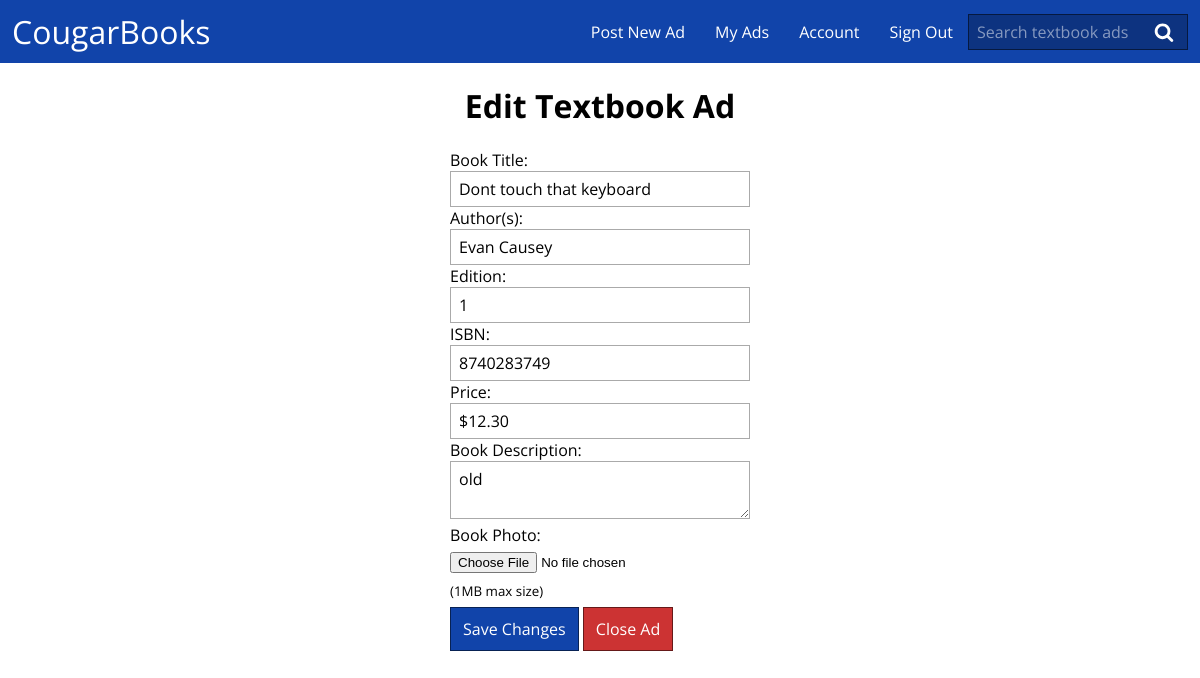
/post.php?ad=6 (signed in), run on the app's committed database.
### tables this page shows
CREATE TABLE `ad`(
	`ad_id` INTEGER AUTO_INCREMENT,
	`user_id` INT NOT NULL,
	`book_title` VARCHAR(100) NOT NULL,
	`book_author` VARCHAR(100) NOT NULL,
	`book_edition` VARCHAR(100),
	`book_isbn` VARCHAR(17) NOT NULL,
	`listed_price` decimal(8,2) DEFAULT 0,
	`path_to_picture` VARCHAR(255),
	`ad_description` VARCHAR(200),
	`creation_time` TIMESTAMP DEFAULT CURRENT_TIMESTAMP,
	`is_closed` BOOLEAN NOT NULL DEFAULT 0,
	PRIMARY KEY ad_PK (`ad_id`),
	FOREIGN KEY user_FK (`user_id`) REFERENCES `user`(`user_id`) ON DELETE CASCADE
);

### assets/php/database.php (called while the page is built, shortened)
<?php
class Database {
	private $dbh;
	function __construct($dbname, $user, $password) {
		$options = array(PDO::ATTR_ERRMODE => PDO::ERRMODE_EXCEPTION);
		try {
			$this->dbh = new PDO( "mysql:host=localhost;dbname=$dbname", $user, $password, $options );
		} catch (PDOException $e) {
			$this->error = $e->getMessage();
		}
	}
	public function close() {
		$this->dbh = null;
	}
	public function fetchOne( $query, $params ) {
		$sth = $this->dbh->prepare( $query );
		$sth->execute( $params );
		return $sth->fetch(PDO::FETCH_ASSOC);
	}
	public function get_ad( $ad_id ) {
		$query = 'SELECT * FROM ad WHERE ad_id = :ad_id';
		$ad = $this->fetchOne( $query, array(
			'ad_id' => $ad_id
		) );
		return $ad;
	}
	public function allowed_to_edit_ad( $ad_id ) {
		if ( ! empty( $_SESSION['is_admin'] ) || empty( $ad_id ) ) {
			return true;
		} else if ( ! empty( $ad_id ) ) {
			$query = 'SELECT user_id FROM ad WHERE ad_id = :ad_id';
			$user = $this->fetchOne( $query, array(
				'ad_id' => $ad_id
			) );
			if ( $user['user_id'] === $_SESSION['user_id'] ) {
				return true;
			} else {
				return false;
			}
		}
	}
}
$db = new Database('team2', 'evans099', 'evans099');
?>

### post.php (the view, shortened to what this page needs)
<?php
include('assets/php/head.php');
?>
</head>
<body>
	<?php
	include('assets/php/header.php');
	?>
	<main>
		<?php
		if ( ! empty( $_GET['ad'] ) ) {
			$ad_id = $_GET['ad'];
			$ad = $db->get_ad( $ad_id );
			$ad['listed_price'] = '$' . $ad['listed_price'];
			echo '<h1>Edit Textbook Ad</h1>';
		}
		?>
		<?php if ( ! empty( $_SESSION['signed_in'] ) ): ?>
			<?php if ( $db->allowed_to_edit_ad( $ad_id ) ): ?>
				<form class="post-form" action="assets/php/post.php" method="post" enctype="multipart/form-data">
					<label for="book-title-field">Book Title:</label><br>
					<input id="book-title-field" type="text" name="book_title" required maxlength="100" value="<?php echo htmlspecialchars( $ad['book_title'] ); ?>" autofocus><br>
					<label for="book-author-field">Author(s):</label><br>
					<input id="book-author-field" type="text" name="book_author" required maxlength="100" value="<?php echo htmlspecialchars( $ad['book_author'] ); ?>"><br>
					<label for="book-edition-field">Edition:</label><br>
					<input id="book-edition-field" type="text" name="book_edition" maxlength="100" value="<?php echo $ad['book_edition']; ?>"><br>
					<label for="isbn-field">ISBN:</label><br>
					<input id="isbn-field" type="text" name="book_isbn" required pattern="\s*\d(-?\d){9,12}\s*" maxlength="17" placeholder="10-digit or 13-digit ISBN" value="<?php echo htmlspecialchars( $ad['book_isbn'] ); ?>"><br>
					<label for="book-price-field">Price:</label><br>
					<input id="book-price-field" type="text" name="listed_price" required pattern="\s*\$\d+(\.\d{2})?\s*" maxlength="30" placeholder="$0.00" value="<?php echo $ad['listed_price']; ?>"><br>
					<label for="ad-description">Book Description:</label><br>
					<textarea name="ad_description" id="ad-description" placeholder="200 characters or less" maxlength="200"><?php echo htmlspecialchars( $ad['ad_description'] ); ?></textarea><br>
					<?php if ( ! empty( $ad['path_to_picture'] ) ): ?>
						<label>Book Photo:</label><br>
						<?php display_ad_image( $ad ); ?>
						<br>
						<label for="book-image-field">New Photo:</label><br>
					<?php else: ?>
						<label for="book-image-field">Book Photo:</label><br>
					<?php endif; ?>
					<input id="book-image-field" type="file" name="book_image"><br>
					<small>(1MB max size)</small><br>
					<?php if ( ! empty( $ad_id ) ): ?>
						<button type="submit" name="submit" value="1">Save Changes</button>
						<?php if ( $ad['is_closed'] !== '1' ): ?>
							<button type="submit" name="close" value="1" class="warning">Close Ad</button>
						<?php endif; ?>
					<?php else: ?>
						<button type="submit" name="submit" value="1">Post New Ad</button>
					<?php endif; ?>
				</form>
			<?php else: ?>
				<p>Sorry, but you are not allowed to edit ads which aren't your own.</p>
			<?php endif; ?>
		<?php else: ?>
			<p>You must <a href="<?php echo cb_get_signin_url(); ?>">sign in</a> or <a href="<?php echo cb_get_register_url(); ?>">register</a> to post new ads.</p>
		<?php endif; ?>
	</main>
</body>
</html>

### assets/css/main.css (style rules this page uses)
body { margin: 0; padding: 0; font-family: 'Open Sans', sans-serif; }
main, section, header, nav, footer, article { display: block; }
input[type='text'], input[type='password'], textarea { padding: 6px 8px; padding-right: 36px; box-sizing: border-box; border: solid 1px #aaa; font-size: 16px; font-family: 'Open Sans', sans-serif; resize: vertical; }
input[type='button'], input[type='submit'], input[type='reset'], button { margin: 6px 0; border: solid 1px rgba(0, 0, 0, 0.5); background-color: rgba(0, 0, 0, 0.25); padding: 10px 12px; background-color: #14a; font-family: 'Open Sans', sans-serif; font-size: 16px; color: #fff; }
input[type='file'] { margin: 6px 0; }
.warning { background-color: #c33; }
main { margin: 0 auto; text-align: center; max-width: 800px; }
form { display: inline-block; width: 300px; text-align: left; }
form textarea, form input[type="text"], form input[type="password"], form input[type="file"] { width: 100%; }

### data on the page
ad: book_title "Dont touch that keyboard", book_author "Evan Causey", book_edition "1", book_isbn "8740283749", ad_description "old"
